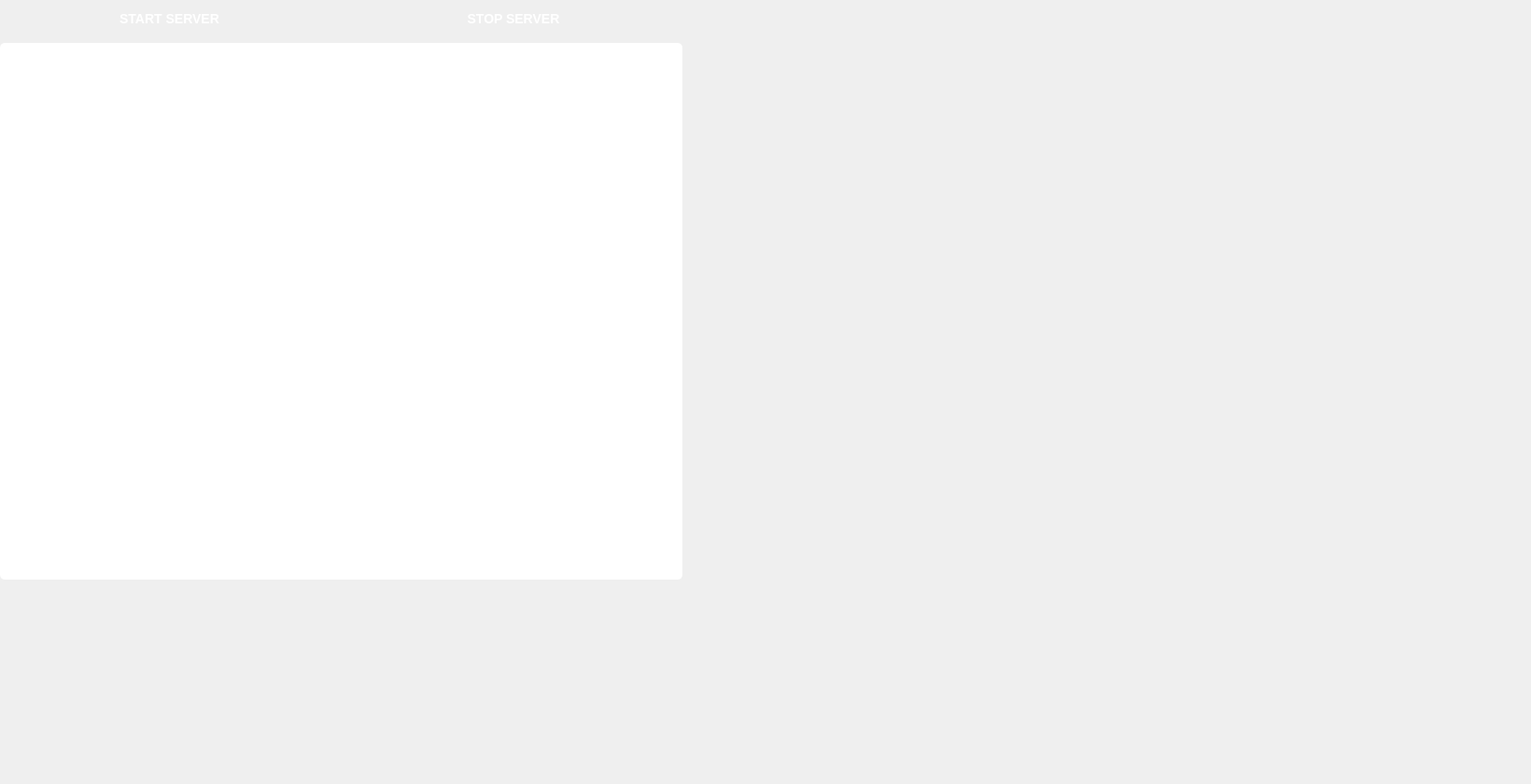
<?xml version="1.0" encoding="UTF-8"?>
<ui version="4.0">
 <class>Form</class>
 <widget class="QWidget" name="Form">
  <property name="geometry">
   <rect>
    <x>0</x>
    <y>0</y>
    <width>1640</width>
    <height>840</height>
   </rect>
  </property>
  <property name="minimumSize">
   <size>
    <width>1390</width>
    <height>0</height>
   </size>
  </property>
  <property name="windowTitle">
   <string>Form</string>
  </property>
  <property name="styleSheet">
   <string notr="true">/* Main Window Background */
QWidget {
    background: qlineargradient(spread:pad, x1:0, y1:0, x2:1, y2:1, 
                                stop:0 #1E1E2E, stop:1 #252836);
    color: white;
    font-size: 14px;
    font-family: &quot;Arial&quot;, sans-serif;
}

/* Unified Button Style */
QPushButton {
    background: qlineargradient(spread:pad, x1:0, y1:0, x2:1, y2:0, 
                                stop:0 #007AFF, stop:1 #009FFF);
    border: none;
    padding: 12px 20px;
    font-size: 14px;
    font-weight: bold;
    border-radius: 5px;
    color: white;
    min-width: 70px;
    text-align: center;
}

/* Button Hover Effect */
QPushButton:hover {
    background: qlineargradient(spread:pad, x1:0, y1:0, x2:1, y2:0, 
                                stop:0 #66BFFF, stop:1 #80D5FF);
}

/* Button Pressed Effect */
QPushButton:pressed {
    background-color: rgba(255, 255, 255, 0.2);
}

/* Labels */
QLabel {
    font-size: 16px;
    font-weight: bold;
}

/* Camera Display */
QLabel#label {
    background-color: rgb(238, 238, 238);
    border-radius: 10px;
}

/* Log Label */
QLabel#label_2 {
    font-size: 14px;
    font-weight: bold;
    color: #FFFFFF;
}

/* List Widgets */
QListWidget#listWidget {
    background-color: rgb(255, 255, 255);
    border-radius: 5px;
    padding: 5px;
    color: black;
    font-size: 14px;
}

QListWidget#log_list {
    background-color: rgb(255, 255, 255);
    border-radius: 5px;
    padding: 5px;
    color: black;
    font-size: 9px;
}

/* Combo Box Styling */
QComboBox {
    background-color: #2E2F3A;
    border: 1px solid #007AFF;
    border-radius: 5px;
    padding: 5px 10px;
    color: white;
    font-size: 14px;
}

QComboBox:hover {
    border: 1px solid #66BFFF;
}

QComboBox QAbstractItemView {
    background-color: #2E2F3A;
    border: 1px solid #007AFF;
    selection-background-color: #007AFF;
    color: white;
}
</string>
  </property>
  <widget class="QWidget" name="gridLayoutWidget">
   <property name="geometry">
    <rect>
     <x>0</x>
     <y>0</y>
     <width>731</width>
     <height>621</height>
    </rect>
   </property>
   <layout class="QGridLayout" name="gridLayout">
    <item row="0" column="0">
     <widget class="QPushButton" name="start_socket">
      <property name="text">
       <string>START SERVER</string>
      </property>
     </widget>
    </item>
    <item row="0" column="1">
     <widget class="QPushButton" name="stop_socket">
      <property name="text">
       <string>STOP SERVER</string>
      </property>
     </widget>
    </item>
    <item row="2" column="0" colspan="2">
     <widget class="QListWidget" name="listWidget"/>
    </item>
   </layout>
  </widget>
 </widget>
 <resources/>
 <connections/>
</ui>
